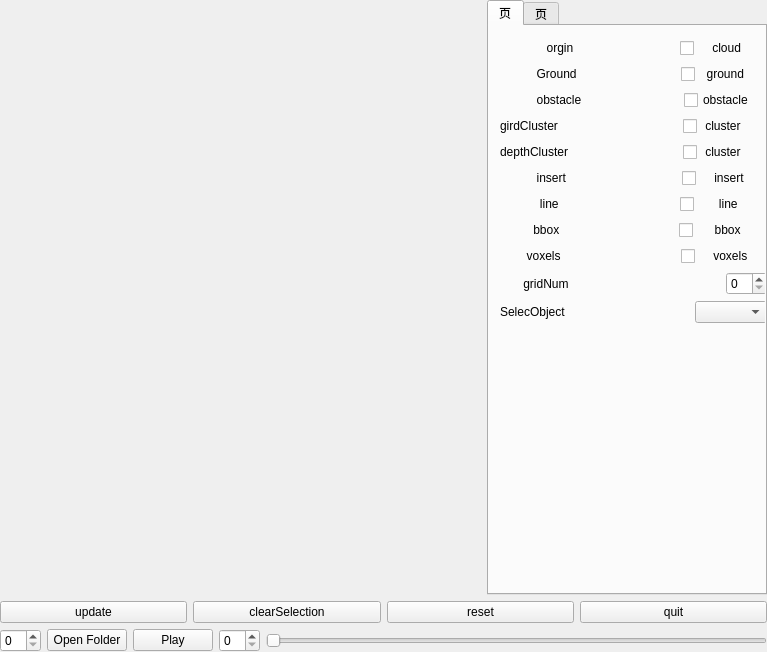
<?xml version="1.0" encoding="UTF-8"?>
<ui version="4.0">
 <class>MainWindow</class>
 <widget class="QMainWindow" name="MainWindow">
  <property name="geometry">
   <rect>
    <x>0</x>
    <y>0</y>
    <width>767</width>
    <height>652</height>
   </rect>
  </property>
  <property name="windowTitle">
   <string>MainWindow</string>
  </property>
  <widget class="QWidget" name="centralWidget">
   <layout class="QVBoxLayout" name="verticalLayout_2">
    <property name="spacing">
     <number>0</number>
    </property>
    <property name="leftMargin">
     <number>0</number>
    </property>
    <property name="topMargin">
     <number>0</number>
    </property>
    <property name="rightMargin">
     <number>0</number>
    </property>
    <property name="bottomMargin">
     <number>0</number>
    </property>
    <item>
     <layout class="QVBoxLayout" name="verticalLayout">
      <item>
       <layout class="QHBoxLayout" name="horizontalLayout_4">
        <property name="spacing">
         <number>0</number>
        </property>
        <item>
         <widget class="Viewer" name="CloudViewer" native="true">
          <property name="enabled">
           <bool>true</bool>
          </property>
          <property name="sizePolicy">
           <sizepolicy hsizetype="Preferred" vsizetype="Expanding">
            <horstretch>0</horstretch>
            <verstretch>0</verstretch>
           </sizepolicy>
          </property>
          <property name="mouseTracking">
           <bool>false</bool>
          </property>
          <zorder>infoTab</zorder>
         </widget>
        </item>
        <item>
         <widget class="QTabWidget" name="infoTab">
          <property name="enabled">
           <bool>true</bool>
          </property>
          <property name="sizePolicy">
           <sizepolicy hsizetype="Fixed" vsizetype="Expanding">
            <horstretch>0</horstretch>
            <verstretch>0</verstretch>
           </sizepolicy>
          </property>
          <property name="minimumSize">
           <size>
            <width>280</width>
            <height>0</height>
           </size>
          </property>
          <property name="font">
           <font>
            <pointsize>9</pointsize>
           </font>
          </property>
          <property name="currentIndex">
           <number>0</number>
          </property>
          <widget class="QWidget" name="choose">
           <property name="locale">
            <locale language="English" country="UnitedStates"/>
           </property>
           <attribute name="title">
            <string>页</string>
           </attribute>
           <widget class="QWidget" name="layoutWidget_3">
            <property name="geometry">
             <rect>
              <x>0</x>
              <y>0</y>
              <width>289</width>
              <height>311</height>
             </rect>
            </property>
            <layout class="QVBoxLayout" name="verticalLayout_3">
             <property name="spacing">
              <number>5</number>
             </property>
             <item>
              <layout class="QHBoxLayout" name="horizontalLayout_6">
               <property name="spacing">
                <number>0</number>
               </property>
               <item>
                <widget class="QLabel" name="label_3">
                 <property name="text">
                  <string>              orgin   </string>
                 </property>
                </widget>
               </item>
               <item>
                <spacer name="horizontalSpacer_3">
                 <property name="orientation">
                  <enum>Qt::Horizontal</enum>
                 </property>
                 <property name="sizeType">
                  <enum>QSizePolicy::Expanding</enum>
                 </property>
                 <property name="sizeHint" stdset="0">
                  <size>
                   <width>40</width>
                   <height>20</height>
                  </size>
                 </property>
                </spacer>
               </item>
               <item>
                <widget class="QCheckBox" name="cloudCB">
                 <property name="text">
                  <string>    cloud      </string>
                 </property>
                </widget>
               </item>
              </layout>
             </item>
             <item>
              <layout class="QHBoxLayout" name="horizontalLayout_5">
               <item>
                <widget class="QLabel" name="label">
                 <property name="text">
                  <string>           Ground</string>
                 </property>
                </widget>
               </item>
               <item>
                <spacer name="horizontalSpacer">
                 <property name="orientation">
                  <enum>Qt::Horizontal</enum>
                 </property>
                 <property name="sizeHint" stdset="0">
                  <size>
                   <width>40</width>
                   <height>20</height>
                  </size>
                 </property>
                </spacer>
               </item>
               <item>
                <widget class="QCheckBox" name="groundCB">
                 <property name="text">
                  <string>  ground     </string>
                 </property>
                </widget>
               </item>
              </layout>
             </item>
             <item>
              <layout class="QHBoxLayout" name="horizontalLayout_7">
               <property name="spacing">
                <number>6</number>
               </property>
               <item>
                <widget class="QLabel" name="label_2">
                 <property name="text">
                  <string>           obstacle</string>
                 </property>
                </widget>
               </item>
               <item>
                <spacer name="horizontalSpacer_2">
                 <property name="orientation">
                  <enum>Qt::Horizontal</enum>
                 </property>
                 <property name="sizeHint" stdset="0">
                  <size>
                   <width>40</width>
                   <height>20</height>
                  </size>
                 </property>
                </spacer>
               </item>
               <item>
                <widget class="QCheckBox" name="obstacleCB">
                 <property name="text">
                  <string>obstacle    </string>
                 </property>
                </widget>
               </item>
              </layout>
             </item>
             <item>
              <layout class="QHBoxLayout" name="horizontalLayout_10">
               <item>
                <widget class="QLabel" name="label_8">
                 <property name="text">
                  <string>girdCluster</string>
                 </property>
                </widget>
               </item>
               <item>
                <spacer name="horizontalSpacer_6">
                 <property name="orientation">
                  <enum>Qt::Horizontal</enum>
                 </property>
                 <property name="sizeType">
                  <enum>QSizePolicy::Expanding</enum>
                 </property>
                 <property name="sizeHint" stdset="0">
                  <size>
                   <width>40</width>
                   <height>20</height>
                  </size>
                 </property>
                </spacer>
               </item>
               <item>
                <widget class="QCheckBox" name="clusterCB">
                 <property name="text">
                  <string> cluster      </string>
                 </property>
                </widget>
               </item>
              </layout>
             </item>
             <item>
              <layout class="QHBoxLayout" name="horizontalLayout">
               <item>
                <widget class="QLabel" name="label_10">
                 <property name="text">
                  <string>depthCluster</string>
                 </property>
                </widget>
               </item>
               <item>
                <spacer name="horizontalSpacer_8">
                 <property name="orientation">
                  <enum>Qt::Horizontal</enum>
                 </property>
                 <property name="sizeType">
                  <enum>QSizePolicy::Expanding</enum>
                 </property>
                 <property name="sizeHint" stdset="0">
                  <size>
                   <width>40</width>
                   <height>20</height>
                  </size>
                 </property>
                </spacer>
               </item>
               <item>
                <widget class="QCheckBox" name="depthClusterCB">
                 <property name="text">
                  <string> cluster      </string>
                 </property>
                </widget>
               </item>
              </layout>
             </item>
             <item>
              <layout class="QHBoxLayout" name="horizontalLayout_8">
               <item>
                <widget class="QLabel" name="label_4">
                 <property name="text">
                  <string>           insert    </string>
                 </property>
                </widget>
               </item>
               <item>
                <spacer name="horizontalSpacer_4">
                 <property name="orientation">
                  <enum>Qt::Horizontal</enum>
                 </property>
                 <property name="sizeHint" stdset="0">
                  <size>
                   <width>40</width>
                   <height>20</height>
                  </size>
                 </property>
                </spacer>
               </item>
               <item>
                <widget class="QCheckBox" name="insertCB">
                 <property name="text">
                  <string>    insert     </string>
                 </property>
                </widget>
               </item>
              </layout>
             </item>
             <item>
              <layout class="QHBoxLayout" name="horizontalLayout_9">
               <item>
                <widget class="QLabel" name="label_5">
                 <property name="text">
                  <string>            line      </string>
                 </property>
                </widget>
               </item>
               <item>
                <spacer name="horizontalSpacer_5">
                 <property name="orientation">
                  <enum>Qt::Horizontal</enum>
                 </property>
                 <property name="sizeHint" stdset="0">
                  <size>
                   <width>40</width>
                   <height>20</height>
                  </size>
                 </property>
                </spacer>
               </item>
               <item>
                <widget class="QCheckBox" name="lineCB">
                 <property name="text">
                  <string>      line       </string>
                 </property>
                </widget>
               </item>
              </layout>
             </item>
             <item>
              <layout class="QHBoxLayout" name="horizontalLayout_2">
               <item>
                <widget class="QLabel" name="label_11">
                 <property name="text">
                  <string>          bbox     </string>
                 </property>
                </widget>
               </item>
               <item>
                <spacer name="horizontalSpacer_9">
                 <property name="orientation">
                  <enum>Qt::Horizontal</enum>
                 </property>
                 <property name="sizeHint" stdset="0">
                  <size>
                   <width>40</width>
                   <height>20</height>
                  </size>
                 </property>
                </spacer>
               </item>
               <item>
                <widget class="QCheckBox" name="bboxCB">
                 <property name="text">
                  <string>     bbox      </string>
                 </property>
                </widget>
               </item>
              </layout>
             </item>
             <item>
              <layout class="QHBoxLayout" name="horizontalLayout_14">
               <item>
                <widget class="QLabel" name="label_12">
                 <property name="text">
                  <string>        voxels     </string>
                 </property>
                </widget>
               </item>
               <item>
                <spacer name="horizontalSpacer_10">
                 <property name="orientation">
                  <enum>Qt::Horizontal</enum>
                 </property>
                 <property name="sizeHint" stdset="0">
                  <size>
                   <width>40</width>
                   <height>20</height>
                  </size>
                 </property>
                </spacer>
               </item>
               <item>
                <widget class="QCheckBox" name="voxelCB">
                 <property name="text">
                  <string>    voxels    </string>
                 </property>
                </widget>
               </item>
              </layout>
             </item>
             <item>
              <layout class="QHBoxLayout" name="horizontalLayout_11">
               <item>
                <widget class="QLabel" name="label_9">
                 <property name="text">
                  <string>       gridNum    </string>
                 </property>
                </widget>
               </item>
               <item>
                <spacer name="horizontalSpacer_7">
                 <property name="orientation">
                  <enum>Qt::Horizontal</enum>
                 </property>
                 <property name="sizeHint" stdset="0">
                  <size>
                   <width>40</width>
                   <height>20</height>
                  </size>
                 </property>
                </spacer>
               </item>
               <item>
                <widget class="QSpinBox" name="girdNumSB"/>
               </item>
              </layout>
             </item>
             <item>
              <layout class="QHBoxLayout" name="horizontalLayout_15">
               <item>
                <widget class="QLabel" name="label_13">
                 <property name="text">
                  <string>SelecObject</string>
                 </property>
                </widget>
               </item>
               <item>
                <spacer name="horizontalSpacer_11">
                 <property name="orientation">
                  <enum>Qt::Horizontal</enum>
                 </property>
                 <property name="sizeHint" stdset="0">
                  <size>
                   <width>40</width>
                   <height>20</height>
                  </size>
                 </property>
                </spacer>
               </item>
               <item>
                <widget class="QComboBox" name="selectObjCB"/>
               </item>
              </layout>
             </item>
            </layout>
           </widget>
          </widget>
          <widget class="QWidget" name="tab">
           <attribute name="title">
            <string>页</string>
           </attribute>
           <widget class="QWidget" name="layoutWidget_4">
            <property name="geometry">
             <rect>
              <x>0</x>
              <y>0</y>
              <width>281</width>
              <height>961</height>
             </rect>
            </property>
            <layout class="QVBoxLayout" name="verticalLayout_4">
             <property name="spacing">
              <number>0</number>
             </property>
             <property name="sizeConstraint">
              <enum>QLayout::SetMaximumSize</enum>
             </property>
             <item>
              <layout class="QHBoxLayout" name="horizontalLayout_12">
               <property name="sizeConstraint">
                <enum>QLayout::SetMaximumSize</enum>
               </property>
               <item>
                <widget class="QLabel" name="label_6">
                 <property name="text">
                  <string>paramID</string>
                 </property>
                </widget>
               </item>
               <item>
                <widget class="QSpinBox" name="paramSB"/>
               </item>
               <item>
                <widget class="QLabel" name="label_7">
                 <property name="sizePolicy">
                  <sizepolicy hsizetype="Fixed" vsizetype="Preferred">
                   <horstretch>0</horstretch>
                   <verstretch>0</verstretch>
                  </sizepolicy>
                 </property>
                 <property name="text">
                  <string>value</string>
                 </property>
                </widget>
               </item>
               <item>
                <widget class="QDoubleSpinBox" name="paramDSB">
                 <property name="sizePolicy">
                  <sizepolicy hsizetype="Expanding" vsizetype="Fixed">
                   <horstretch>0</horstretch>
                   <verstretch>0</verstretch>
                  </sizepolicy>
                 </property>
                </widget>
               </item>
              </layout>
             </item>
             <item>
              <widget class="QPlainTextEdit" name="paramPTE">
               <property name="plainText">
                <string>groundRemove :                                           ID
line_search_angle(2)                                   0
max_slope(0.35)                                           1
tHmin(-2.15)                                                   2
tHmax(1.0)                                                      3
tHDiff(0.2)                                                       4
hSensor(1.73)                                                 5
r_min_bin(0.05)                                              6
r_max_bin(2)                                                   7
r_min_square(3 * 3)                                      8
r_max_square(120 * 120)                            9
n_bins(120)                                                     10
n_segments(240)                                          11
null                                                                    12
max_dist_to_line(0.15)                               13
visualize                                                           14
max_error_square(0.01)                             15
long_threshold(2.0)                                      16
max_long_height(0.2)                                  17
max_start_height(0.3)                                 18
sensor_height(1.70)                                     19
null                                                                     20
null                                                                     21
min_split_dist(0.1)                                         22
theta_start(65.1277)                                     23
theta_end(2)                                                    24
angle_resolution(0.41)                                 25
applayMedianFilterMinZ(0)                         26

depthCluster:
filter(1)                                                                 27
angle_threshold(10)                                        28
gridImageResize(1)                                          29
</string>
               </property>
              </widget>
             </item>
            </layout>
           </widget>
          </widget>
         </widget>
        </item>
       </layout>
      </item>
      <item>
       <layout class="QHBoxLayout" name="horizontalLayout_13">
        <item>
         <widget class="QPushButton" name="updatePB">
          <property name="text">
           <string>update</string>
          </property>
         </widget>
        </item>
        <item>
         <widget class="QPushButton" name="clearSelectionPB">
          <property name="text">
           <string>clearSelection</string>
          </property>
         </widget>
        </item>
        <item>
         <widget class="QPushButton" name="resetBT">
          <property name="text">
           <string>reset</string>
          </property>
         </widget>
        </item>
        <item>
         <widget class="QPushButton" name="quit">
          <property name="text">
           <string>quit</string>
          </property>
         </widget>
        </item>
       </layout>
      </item>
      <item>
       <layout class="QHBoxLayout" name="horizontalLayout_3">
        <item>
         <widget class="QSpinBox" name="dataSeqSB"/>
        </item>
        <item>
         <widget class="QPushButton" name="openFolderBT">
          <property name="text">
           <string>Open Folder</string>
          </property>
         </widget>
        </item>
        <item>
         <widget class="QPushButton" name="playBT">
          <property name="text">
           <string>Play</string>
          </property>
         </widget>
        </item>
        <item>
         <widget class="QSpinBox" name="DataIdxSBox"/>
        </item>
        <item>
         <widget class="QSlider" name="DataIdxVSlider">
          <property name="orientation">
           <enum>Qt::Horizontal</enum>
          </property>
         </widget>
        </item>
       </layout>
      </item>
     </layout>
    </item>
   </layout>
   <zorder></zorder>
  </widget>
 </widget>
 <layoutdefault spacing="6" margin="11"/>
 <customwidgets>
  <customwidget>
   <class>Viewer</class>
   <extends>QWidget</extends>
   <header>viewer.h</header>
   <container>1</container>
  </customwidget>
 </customwidgets>
 <resources/>
 <connections>
  <connection>
   <sender>quit</sender>
   <signal>clicked()</signal>
   <receiver>MainWindow</receiver>
   <slot>close()</slot>
   <hints>
    <hint type="sourcelabel">
     <x>1000</x>
     <y>687</y>
    </hint>
    <hint type="destinationlabel">
     <x>1000</x>
     <y>758</y>
    </hint>
   </hints>
  </connection>
  <connection>
   <sender>DataIdxVSlider</sender>
   <signal>valueChanged(int)</signal>
   <receiver>DataIdxSBox</receiver>
   <slot>setValue(int)</slot>
   <hints>
    <hint type="sourcelabel">
     <x>354</x>
     <y>719</y>
    </hint>
    <hint type="destinationlabel">
     <x>281</x>
     <y>720</y>
    </hint>
   </hints>
  </connection>
  <connection>
   <sender>DataIdxSBox</sender>
   <signal>valueChanged(int)</signal>
   <receiver>DataIdxVSlider</receiver>
   <slot>setValue(int)</slot>
   <hints>
    <hint type="sourcelabel">
     <x>271</x>
     <y>710</y>
    </hint>
    <hint type="destinationlabel">
     <x>484</x>
     <y>725</y>
    </hint>
   </hints>
  </connection>
 </connections>
</ui>
